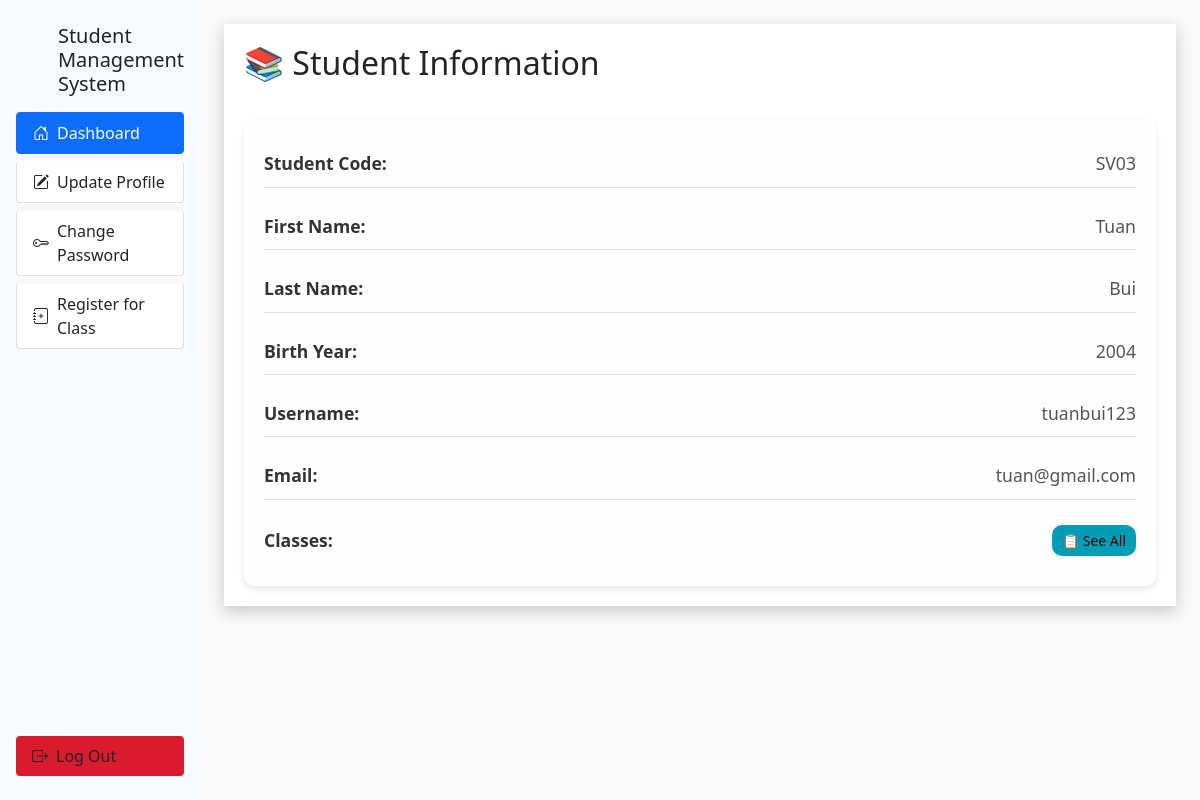
/user/dashboard (signed in), run on the app's committed database.
### main.py (models this page shows, shortened)
class User(db.Model):
    id = db.Column(db.Integer, primary_key=True)
    fname = db.Column(db.String(255), nullable=False)
    lname = db.Column(db.String(255), nullable=False)
    email = db.Column(db.String(255), nullable=False)
    student_code = db.Column(db.String(50), nullable=True)
    birth_year = db.Column(db.Integer, nullable=True)
    username = db.Column(db.String(255), nullable=False)
    password = db.Column(db.String(255), nullable=False)
    role = db.Column(db.String(50), default='user', nullable=False)  # Thêm cột role
    status = db.Column(db.Integer, default=0, nullable=False)
    id_class = db.Column(db.Integer, db.ForeignKey('class.id_class'), nullable=True)

### main.py (the view)
@app.route('/user/dashboard')
def userDashboard():
    if not session.get('user_id'):
        return redirect('/')
    user = User.query.get(session.get('user_id'))
    if user.role != "user":
        flash("Access denied: You are not authorized to access this page.", "danger")
        return redirect('/')
    return render_template('user/dashboard.html', title="User Dashboard", users=user)

### templates/user/dashboard.html (shortened to what this page needs)
{% extends "user/layout.html" %}
{% block content %}
<div class="wrapper">
    <div class="content">
        <div class="header">
            <h2>📚 Student Information</h2>
        </div>
        <div class="student-details">
            <div class="detail-row">
                <span class="label">Student Code:</span>
                <span class="value">{{ users.student_code }}</span>
            </div>
            <div class="detail-row">
                <span class="label">First Name:</span>
                <span class="value">{{ users.fname }}</span>
            </div>
            <div class="detail-row">
                <span class="label">Last Name:</span>
                <span class="value">{{ users.lname }}</span>
            </div>
            <div class="detail-row">
                <span class="label">Birth Year:</span>
                <span class="value">{{ users.birth_year }}</span>
            </div>
            <div class="detail-row">
                <span class="label">Username:</span>
                <span class="value">{{ users.username }}</span>
            </div>
            <div class="detail-row">
                <span class="label">Email:</span>
                <span class="value">{{ users.email }}</span>
            </div>
            <div class="detail-row">
                <span class="label">Classes:</span>
                <a href="/user/classes/{{ users.id }}" class="btn btn-info btn-sm">📋 See All</a>
            </div>
        </div>
    </div>
</div>
{% endblock content %}

### templates/user/dashboard.html (style rules this page uses)
body { margin: 0; padding: 0; background: #f9f9f9; }
.wrapper { width: 100%; padding: 20px; background: #ffffff; box-shadow: 0px 5px 15px rgba(0, 0, 0, 0.2); }
.content { width: 100%; display: flex; flex-direction: column; gap: 20px; }
.header { display: flex; justify-content: space-between; align-items: center; margin-bottom: 10px; }
.student-details { display: flex; flex-direction: column; gap: 15px; background: #fefefe; padding: 20px; border-radius: 10px; box-shadow: 0px 3px 6px rgba(0, 0, 0, 0.1); }
.detail-row { display: flex; justify-content: space-between; align-items: center; padding: 10px 0; border-bottom: 1px solid #ddd; }
.detail-row:last-child { border-bottom: none; }
.label { font-weight: bold; font-size: 1.1em; color: #333; }
.value { font-size: 1.1em; color: #555; }
.btn { border-radius: 10px; padding: 5px 10px; }
.btn-info { background-color: #009eb6; border: none; }

### data on the page
User: student_code "SV03", fname "Tuan", lname "Bui", birth_year "2004", username "tuanbui123", email "tuan@gmail.com"
